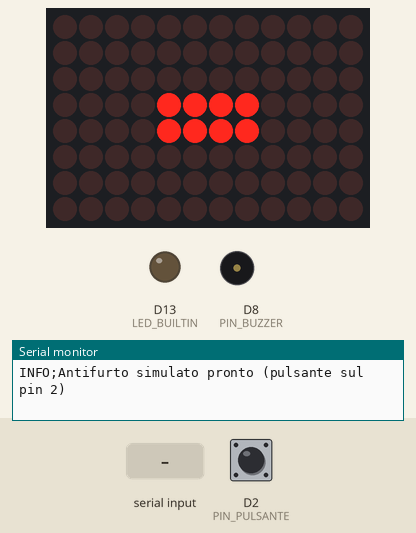
The sketch below on a simulated Arduino Uno R4 WiFi. Shown: 12×8 LED matrix, output pins drawn as LEDs (lit = HIGH), buzzer (waves = sounding), the last lines printed to the serial monitor. Dashed ring = blinking. Inputs (shaded band) come from the test bench; at power-on: D2 (PIN_PULSANTE) HIGH.

Above: at 1.2 s.
1.3 s: "ID=3\n" received over Serial
At 1.45 s:
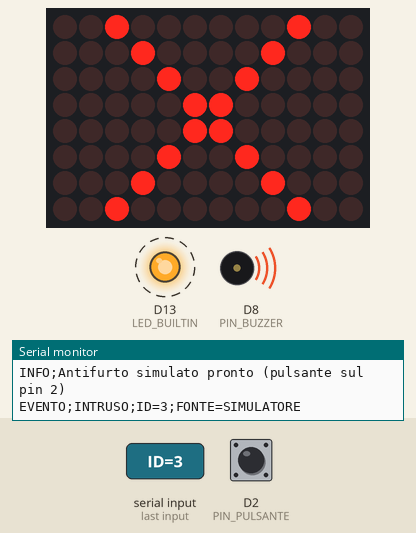
3.7 s: "AUTORIZZATO\n" received over Serial
At 4.7 s:
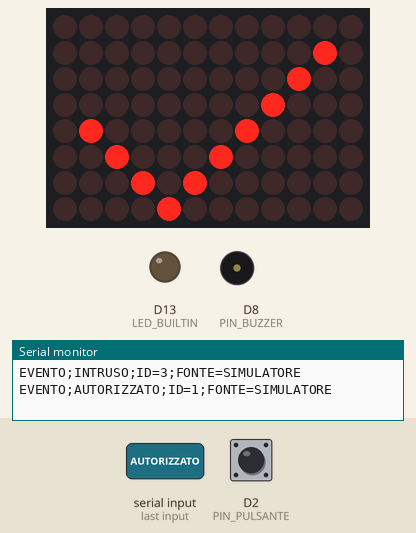
5.2 s: D2 (PIN_PULSANTE) pulled LOW for 0.15 s
At 5.35 s:
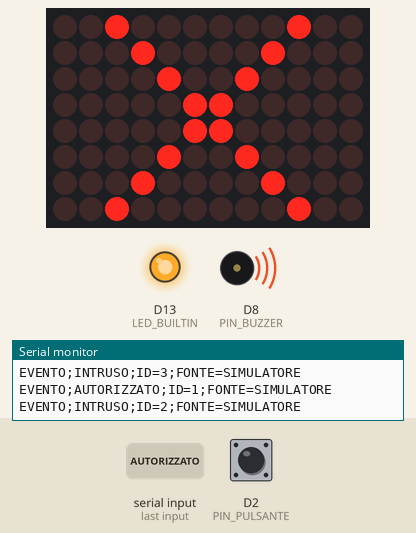
5.9 s: "NESSUNO\n" received over Serial
At 6.0 s:
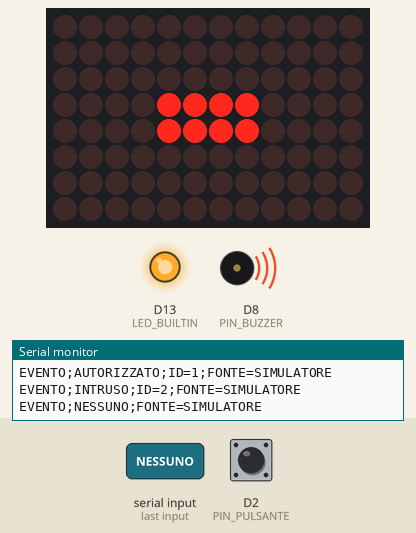
7.4 s: "ID=90\n" received over Serial
10.4 s: "ALLARME\n" received over Serial
Timing chart, 0 to 14.4 s (numbered marks = the images above; inputs shaded):
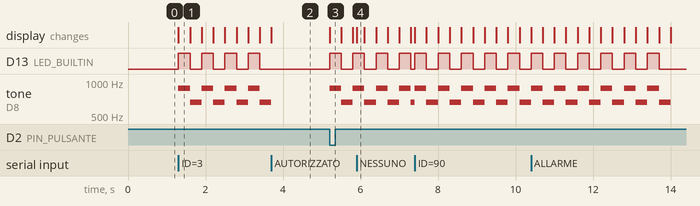

The sketch:

antifurto_senza_huskylens.ino
```cpp
// Antifurto IA - Arduino UNO R4 WiFi SENZA HuskyLens (LEZIONE 2)
//
// Stessa logica di antifurto_huskylens, ma i volti "visti" sono finti:
//   - ogni pressione del PULSANTE passa all'ID successivo:
//       0 (nessuno) -> 1 (autorizzato) -> 2 (intruso) -> 3 (intruso) -> 0 ...
//   - oppure scrivi un comando (NESSUNO, AUTORIZZATO, INTRUSO, ID=3,
//     ALLARME, STOP) nel Monitor seriale (115200 baud, "A capo") oppure,
//     se app.py è avviato con --seriale, direttamente nel suo terminale.
//
// Serve per provare tutta la catena (Arduino -> app.py -> mail e registro)
// prima di avere HuskyLens funzionante.
//
// ATTENZIONE: il Monitor seriale e app.py non possono usare la porta insieme.
//
// Collegamenti (tutti facoltativi: senza niente collegato funziona lo stesso,
// la sirena lampeggia sulla matrice e sul LED "L"):
//   Pulsante: un piedino -> pin 2, l'altro -> GND (usiamo INPUT_PULLUP).
//     Senza pulsante: un cavetto nel pin 2; toccare GND con l'altro capo
//     è come premere.
//   Buzzer PASSIVO: + -> pin 8,  - -> GND
//
// Librerie: Arduino_LED_Matrix (già inclusa nel pacchetto schede UNO R4).
//
// ATTENZIONE: questo sketch non è ancora stato provato su hardware vero.

#include "Arduino_LED_Matrix.h"

// ---------------------------------------------------------------------------
// Impostazioni
// ---------------------------------------------------------------------------

const int PIN_BUZZER = 8;
const int PIN_PULSANTE = 2;
const int ID_MASSIMO = 3;  // il pulsante gira tra gli ID 0, 1, 2, 3

// L'ID del volto autorizzato.
// MISSIONE 3: aggiungi un secondo volto autorizzato (vedi la funzione
// eAutorizzato più in basso).
const int ID_AUTORIZZATO = 1;

// MISSIONE 1: cambia la melodia della sirena.
// Ogni nota ha una frequenza in Hz (0 = pausa) e una durata in millisecondi.
// Le due liste devono avere lo stesso numero di elementi!
const int NOTE_SIRENA[] = {880, 660, 880, 660};
const int DURATE_SIRENA[] = {300, 300, 300, 300};
const int NUMERO_NOTE = 4;
const int RIPETIZIONI_SIRENA = 3;  // quante volte ripetere la melodia

// ---------------------------------------------------------------------------
// Icone per la matrice LED (8 righe x 12 colonne, 1 = LED acceso)
// ---------------------------------------------------------------------------

byte ICONA_OK[8][12] = {
  {0, 0, 0, 0, 0, 0, 0, 0, 0, 0, 0, 0},
  {0, 0, 0, 0, 0, 0, 0, 0, 0, 0, 1, 0},
  {0, 0, 0, 0, 0, 0, 0, 0, 0, 1, 0, 0},
  {0, 0, 0, 0, 0, 0, 0, 0, 1, 0, 0, 0},
  {0, 1, 0, 0, 0, 0, 0, 1, 0, 0, 0, 0},
  {0, 0, 1, 0, 0, 0, 1, 0, 0, 0, 0, 0},
  {0, 0, 0, 1, 0, 1, 0, 0, 0, 0, 0, 0},
  {0, 0, 0, 0, 1, 0, 0, 0, 0, 0, 0, 0}
};

// MISSIONE 2: disegna un'icona diversa per l'intruso (un teschio, un punto
// esclamativo, una faccina arrabbiata...). Cambia gli 0 e gli 1.
byte ICONA_INTRUSO[8][12] = {
  {0, 0, 1, 0, 0, 0, 0, 0, 0, 1, 0, 0},
  {0, 0, 0, 1, 0, 0, 0, 0, 1, 0, 0, 0},
  {0, 0, 0, 0, 1, 0, 0, 1, 0, 0, 0, 0},
  {0, 0, 0, 0, 0, 1, 1, 0, 0, 0, 0, 0},
  {0, 0, 0, 0, 0, 1, 1, 0, 0, 0, 0, 0},
  {0, 0, 0, 0, 1, 0, 0, 1, 0, 0, 0, 0},
  {0, 0, 0, 1, 0, 0, 0, 0, 1, 0, 0, 0},
  {0, 0, 1, 0, 0, 0, 0, 0, 0, 1, 0, 0}
};

// Tutti i LED spenti: serve per far lampeggiare la matrice durante la sirena.
byte ICONA_SPENTA[8][12] = {0};

// Nessuno: un trattino al centro, "sto guardando".
byte ICONA_NESSUNO[8][12] = {
  {0, 0, 0, 0, 0, 0, 0, 0, 0, 0, 0, 0},
  {0, 0, 0, 0, 0, 0, 0, 0, 0, 0, 0, 0},
  {0, 0, 0, 0, 0, 0, 0, 0, 0, 0, 0, 0},
  {0, 0, 0, 0, 1, 1, 1, 1, 0, 0, 0, 0},
  {0, 0, 0, 0, 1, 1, 1, 1, 0, 0, 0, 0},
  {0, 0, 0, 0, 0, 0, 0, 0, 0, 0, 0, 0},
  {0, 0, 0, 0, 0, 0, 0, 0, 0, 0, 0, 0},
  {0, 0, 0, 0, 0, 0, 0, 0, 0, 0, 0, 0}
};

// ---------------------------------------------------------------------------
// Variabili di stato
// ---------------------------------------------------------------------------

ArduinoLEDMatrix matrice;

int idSimulato = 0;              // l'ID "visto" in questo momento
int statoPulsantePrecedente = HIGH;
unsigned long ultimoCambioPulsante = 0;

bool sirenaAccesa = false;
int notaCorrente = 0;
int ripetizioniFatte = 0;
unsigned long inizioNota = 0;

String comandoInArrivo = "";  // i caratteri arrivati dal PC, fino all'a capo

// ---------------------------------------------------------------------------
// setup e loop
// ---------------------------------------------------------------------------

void setup() {
  Serial.begin(115200);
  pinMode(PIN_BUZZER, OUTPUT);
  pinMode(LED_BUILTIN, OUTPUT);
  // INPUT_PULLUP: il pin legge HIGH a riposo e LOW quando premi il pulsante.
  pinMode(PIN_PULSANTE, INPUT_PULLUP);
  matrice.begin();
  matrice.renderBitmap(ICONA_NESSUNO, 8, 12);
  Serial.println("INFO;Antifurto simulato pronto (pulsante sul pin 2)");
  collegaWiFi();  // solo se in wifi_ntfy.ino c'è il canale ntfy
}

void loop() {
  // Il loop non si ferma mai (niente delay lunghi): così possiamo leggere
  // il pulsante, ascoltare il PC e suonare la sirena "contemporaneamente".
  leggiComandiDalPC();
  controllaPulsante();
  aggiornaSirena();
}

// ---------------------------------------------------------------------------
// Simulazione
// ---------------------------------------------------------------------------

// MISSIONE 3: per avere due volti autorizzati crea ID_AUTORIZZATO_2 e
// restituisci true anche quando id è uguale a lui (operatore || = "oppure").
bool eAutorizzato(int id) {
  return id == ID_AUTORIZZATO;
}

void controllaPulsante() {
  int stato = digitalRead(PIN_PULSANTE);
  // 50 ms di "pazienza": un pulsante vero rimbalza e darebbe più pressioni.
  if (stato != statoPulsantePrecedente && millis() - ultimoCambioPulsante > 50) {
    ultimoCambioPulsante = millis();
    statoPulsantePrecedente = stato;
    if (stato == LOW) {  // appena premuto
      int prossimo = idSimulato + 1;
      if (prossimo > ID_MASSIMO) {
        prossimo = 0;
      }
      cambiaId(prossimo);
    }
  }
}

void cambiaId(int id) {
  idSimulato = id;
  nuovoStato(id);
}

// Disegna sulla matrice l'icona giusta per un ID.
void mostraIcona(int id) {
  if (id == 0) {
    matrice.renderBitmap(ICONA_NESSUNO, 8, 12);
  } else if (eAutorizzato(id)) {
    matrice.renderBitmap(ICONA_OK, 8, 12);
  } else {
    matrice.renderBitmap(ICONA_INTRUSO, 8, 12);
  }
}

// Mostra l'icona, avvisa il PC e, se serve, suona.
void nuovoStato(int id) {
  if (id == 0) {
    mostraIcona(id);
    Serial.println("EVENTO;NESSUNO;FONTE=SIMULATORE");
  } else if (eAutorizzato(id)) {
    fermaSirena();
    mostraIcona(id);
    Serial.println("EVENTO;AUTORIZZATO;ID=" + String(id) + ";FONTE=SIMULATORE");
  } else {
    avviaSirena();
    Serial.println("EVENTO;INTRUSO;ID=" + String(id) + ";FONTE=SIMULATORE");
    inviaNotificaWiFi("Intruso davanti all'antifurto (simulatore, ID " + String(id) + ")");
  }
}

// ---------------------------------------------------------------------------
// Comandi dal PC (app.py o Monitor seriale)
// ---------------------------------------------------------------------------

void leggiComandiDalPC() {
  while (Serial.available() > 0) {
    char carattere = Serial.read();
    if (carattere == '\n') {
      eseguiComando(comandoInArrivo);
      comandoInArrivo = "";
    } else if (carattere != '\r') {
      comandoInArrivo += carattere;
    }
  }
}

void eseguiComando(String comando) {
  comando.trim();
  comando.toUpperCase();
  if (comando == "ALLARME") {
    // La webcam del PC ha visto un intruso: suona la sirena fisica.
    avviaSirena();
  } else if (comando == "STOP") {
    fermaSirena();
  } else if (comando == "NESSUNO") {
    cambiaId(0);
  } else if (comando == "AUTORIZZATO") {
    cambiaId(ID_AUTORIZZATO);
  } else if (comando == "INTRUSO") {
    cambiaId(2);
  } else if (comando.startsWith("ID=")) {
    cambiaId(comando.substring(3).toInt());  // es. "ID=3" -> 3
  } else if (comando.length() > 0) {
    Serial.println("INFO;Comando sconosciuto: " + comando);
  }
}

// ---------------------------------------------------------------------------
// Sirena "senza delay": suona una nota alla volta controllando millis()
// ---------------------------------------------------------------------------

void avviaSirena() {
  sirenaAccesa = true;
  notaCorrente = 0;
  ripetizioniFatte = 0;
  suonaNota();
}

void fermaSirena() {
  sirenaAccesa = false;
  noTone(PIN_BUZZER);
  digitalWrite(LED_BUILTIN, LOW);
  mostraIcona(idSimulato);  // finito il lampeggio, torna l'icona giusta
}

void suonaNota() {
  int frequenza = NOTE_SIRENA[notaCorrente];
  if (frequenza > 0) {
    tone(PIN_BUZZER, frequenza);
  } else {
    noTone(PIN_BUZZER);  // 0 = pausa
  }
  // Lampeggio: una nota sì e una no la X è accesa. Così la sirena si vede
  // anche senza buzzer (e il ritmo della melodia diventa visibile).
  if (notaCorrente % 2 == 0) {
    matrice.renderBitmap(ICONA_INTRUSO, 8, 12);
    digitalWrite(LED_BUILTIN, HIGH);
  } else {
    matrice.renderBitmap(ICONA_SPENTA, 8, 12);
    digitalWrite(LED_BUILTIN, LOW);
  }
  inizioNota = millis();
}

void aggiornaSirena() {
  if (!sirenaAccesa) {
    return;
  }
  // La nota non è ancora finita: non facciamo niente.
  if (millis() - inizioNota < (unsigned long) DURATE_SIRENA[notaCorrente]) {
    return;
  }
  notaCorrente++;
  if (notaCorrente >= NUMERO_NOTE) {
    notaCorrente = 0;
    ripetizioniFatte++;
    if (ripetizioniFatte >= RIPETIZIONI_SIRENA) {
      fermaSirena();
      return;
    }
  }
  suonaNota();
}
```

wifi_ntfy.ino
```cpp
// Notifiche ntfy direttamente dall'Arduino, via WiFi (facoltativo)
//
// La UNO R4 WiFi ha il WiFi a bordo: può mandare la notifica al telefono
// da sola, anche senza PC (basta alimentarla con un caricatore USB).
//
// Per accenderlo scrivi qui sotto nome e password della rete e il canale
// ntfy. Lasciando vuoto NTFY_CANALE l'Arduino non usa il WiFi.
//
// ATTENZIONE:
//   - la scheda vede solo reti a 2,4 GHz; il WiFi della scuola con nome
//     utente e password personali (o con la pagina di login) non funziona:
//     usate l'hotspot di un telefono;
//   - non pubblicare mai questo file con la password del WiFi dentro;
//   - se anche app.py ha lo stesso canale in config.json, arrivano due
//     notifiche per ogni allarme (una dal PC e una dall'Arduino).

#include <WiFiS3.h>

const char WIFI_NOME[] = "";
const char WIFI_PASSWORD[] = "";
const char NTFY_CANALE[] = "";  // es. "antifurto-coppia3-k7q2"

const char NTFY_SERVER[] = "ntfy.sh";
const unsigned long PAUSA_NOTIFICHE_MS = 60000;  // al massimo una al minuto

bool primaNotifica = true;
unsigned long ultimaNotifica = 0;

bool wifiAcceso() {
  return strlen(NTFY_CANALE) > 0;
}

// Si collega al WiFi. Ci prova per qualche secondo, poi rinuncia: il resto
// dell'antifurto (sirena, matrice, seriale) funziona lo stesso.
bool collegaWiFi() {
  if (!wifiAcceso()) {
    return false;
  }
  if (WiFi.status() == WL_CONNECTED) {
    return true;
  }
  Serial.println("INFO;Mi collego al WiFi " + String(WIFI_NOME) + "...");
  WiFi.begin(WIFI_NOME, WIFI_PASSWORD);
  for (int tentativo = 0; tentativo < 20 && WiFi.status() != WL_CONNECTED; tentativo++) {
    delay(500);
  }
  if (WiFi.status() != WL_CONNECTED) {
    Serial.println("INFO;WiFi non collegato: controlla nome e password (rete a 2,4 GHz)");
    return false;
  }
  Serial.println("INFO;WiFi collegato, indirizzo " + WiFi.localIP().toString());
  return true;
}

// Manda una notifica al canale ntfy con una richiesta HTTP POST:
// sono righe di testo, proprio come i messaggi sulla seriale.
void inviaNotificaWiFi(String testo) {
  if (!wifiAcceso()) {
    return;
  }
  if (!primaNotifica && millis() - ultimaNotifica < PAUSA_NOTIFICHE_MS) {
    return;  // cooldown: niente raffica di notifiche
  }
  if (!collegaWiFi()) {
    return;
  }
  primaNotifica = false;
  ultimaNotifica = millis();

  WiFiClient client;
  if (!client.connect(NTFY_SERVER, 80)) {
    Serial.println("INFO;ntfy non raggiungibile");
    return;
  }
  // MISSIONE 6 (extra): cambia il titolo, la priorità (da 1 a 5) e le emoji.
  // Nelle intestazioni (Title, Tags...) niente lettere accentate.
  client.println("POST /" + String(NTFY_CANALE) + " HTTP/1.1");
  client.println("Host: " + String(NTFY_SERVER));
  client.println("Title: ALLARME dall'Arduino");
  client.println("Priority: 4");
  client.println("Tags: rotating_light");
  client.println("Content-Type: text/plain; charset=utf-8");
  client.println("Content-Length: " + String(testo.length()));
  client.println("Connection: close");
  client.println();  // riga vuota: finite le intestazioni, arriva il testo
  client.print(testo);

  // La prima riga della risposta dice se è andata bene ("HTTP/1.1 200 OK").
  unsigned long inizio = millis();
  while (!client.available() && millis() - inizio < 3000) {
    delay(10);
  }
  String risposta = client.readStringUntil('\n');
  client.stop();
  risposta.trim();
  Serial.println("INFO;Notifica ntfy: " + risposta);
}
```

Measured:
- after the input at 1.3 s, D13 (LED_BUILTIN): alternates HIGH for 0.30 s and LOW for 0.30 s, starting at once; tone on D8 (PIN_BUZZER): alternates 880 Hz for 0.30 s and 660 Hz for 0.30 s, starting at once; the display: changes at once (image 1)
- after the input at 3.7 s, D13 (LED_BUILTIN): stops changing and stays LOW; the display: changes at once (image 2)
- after the input at 5.2 s, D13 (LED_BUILTIN): LOW → HIGH at once, → LOW 0.30 s later, → HIGH 0.30 s later; tone on D8 (PIN_BUZZER): silent → 880 Hz at once, → 660 Hz 0.30 s later, → 880 Hz 0.30 s later; the display: changes at once (image 3)
- after the input at 5.9 s, the display: changes at once (image 4)
